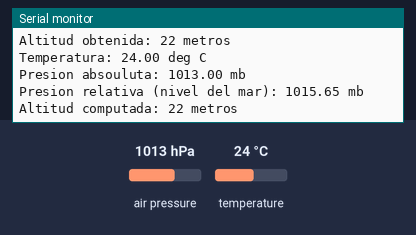
The sketch below on a simulated Arduino Uno, built with avr-gcc and run on an emulated ATmega328P. Parts: the last lines printed to the serial monitor. The inputs (shaded band) are chosen by the test bench; at power-on: air pressure 1013 hPa, temperature 24 °C.

Above: at 5.9 s.
6.0 s: air pressure set to 952 hPa
At 11.5 s:
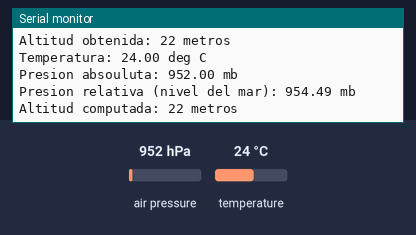
12.1 s: temperature set to 12 °C
18.2 s: air pressure set to 975 hPa
At 21.7 s:
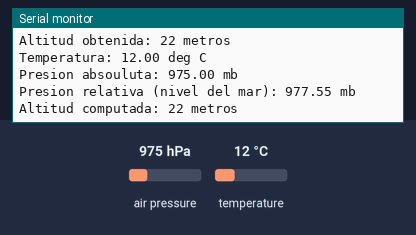
Timing chart, 0 to 23.2 s (numbered marks = the images above; inputs shaded):
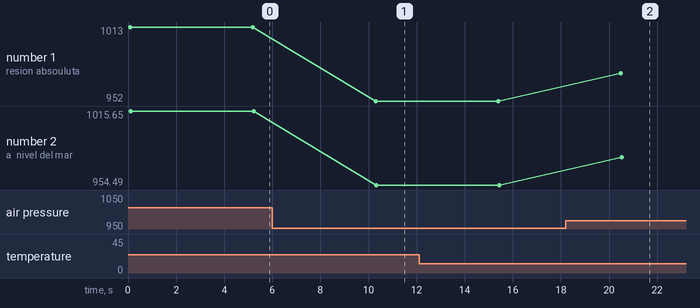

Measured:
- after the input at 6.0 s, the serial monitor: prints a new line after 4.3 s (image 1)
- after the input at 18.2 s, the serial monitor: prints a new line after 2.3 s (image 2)
- plotted number 1: 1013 → 952 after the input at 6.0 s, 952 → 975 after the input at 18.2 s
- plotted number 2: 1015.65 → 954.49 after the input at 6.0 s, 954.49 → 977.55 after the input at 18.2 s

The sketch:

sensordepresion.ino
```cpp
#include <SFE_BMP180.h>
#include <Wire.h>

SFE_BMP180 presion;

#define ALTITUD 22.0 // Altitud en Gandía

void setup() {
  Serial.begin(9600);
  Serial.println("REBOOT");

  //Inicialización del sensor

  if(presion.begin())
    Serial.println("BMP180 init success");
  else{
    Serial.println("BMP180 init fail\n\n");
    while(1); //pausar indefinidamente
  }
}

void loop() {
  char status;
  double T,P,p0,a;

  //Lectura de presión cada 10 segundos

  Serial.println();
  Serial.print("Altitud obtenida: ");
  Serial.print(ALTITUD,0);
  Serial.println(" metros");

  //Empezamos la medida de temperatura para medir la presión

  status = presion.startTemperature();
  if (status != 0){
    delay(status);
    status= presion.getTemperature(T);
    if (status !=0){
      Serial.print("Temperatura: ");
      Serial.print(T,2);
      Serial.println(" deg C");
      status=presion.startPressure(3);
      if (status != 0){
        delay(status);
        status=presion.getPressure(P,T);
        if (status != 0){
          Serial.print("Presion absouluta: ");
          Serial.print(P,2);
          Serial.println(" mb");

          p0 = presion.sealevel(P,ALTITUD);
          Serial.print("Presion relativa (nivel del mar): ");
          Serial.print(p0,2);
          Serial.println(" mb");

          a = presion.altitude(P,p0);
          Serial.print("Altitud computada: ");
          Serial.print(a,0);
          Serial.println(" metros");
        }
        else Serial.println("error retrieving pressure measurement\n");
      }
      else Serial.println("error retrieving pressure measurement\n");
    }
    else Serial.println("error retrieving pressure measurement\n");
  }
  else Serial.println("error retrieving pressure measurement\n");

  delay(5000);
}
```
